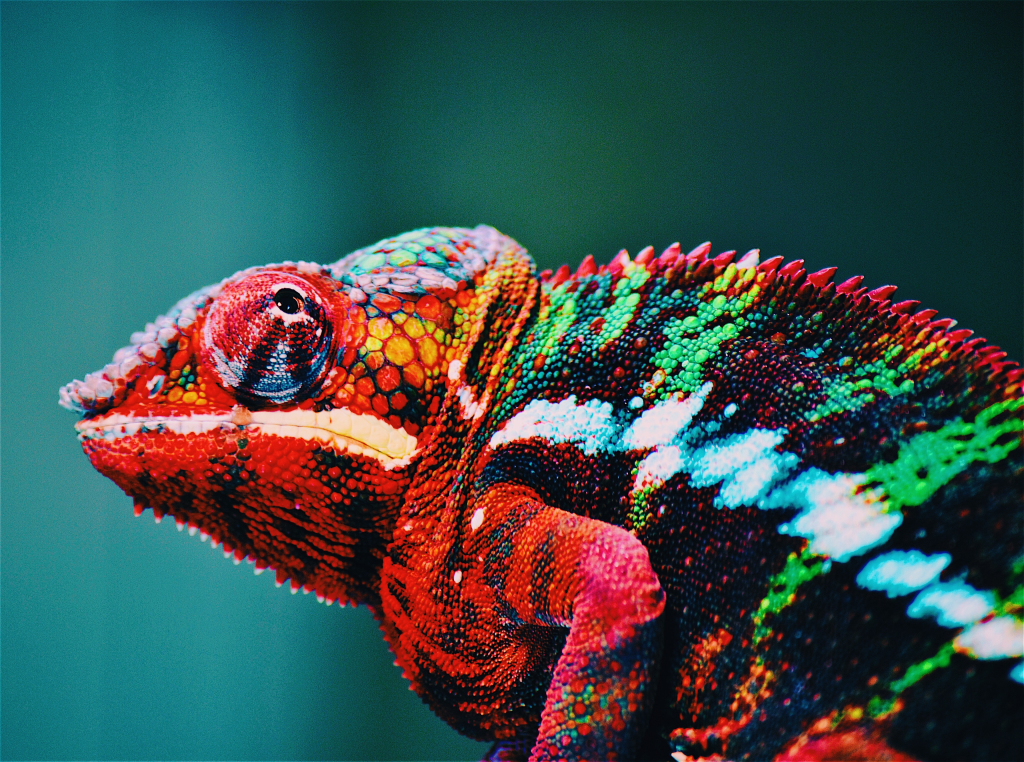
#> input picture manipulando_img/image/camaleao.jpg, 4096 x 3047 px (shown at 1/4 size)
$ python soma.py
#> lines starting #> are read from the running program, lines starting #| are printed output that depends on the picture; after the words box and inside, x2 and y2 are one past the last pixel; in counts of white or black regions, pixels touching at a corner belong together
import cv2

# Carregar e redimensiona a imagem em escala de cinza
image = cv2.imread('image/camaleao.jpg', cv2.IMREAD_GRAYSCALE)
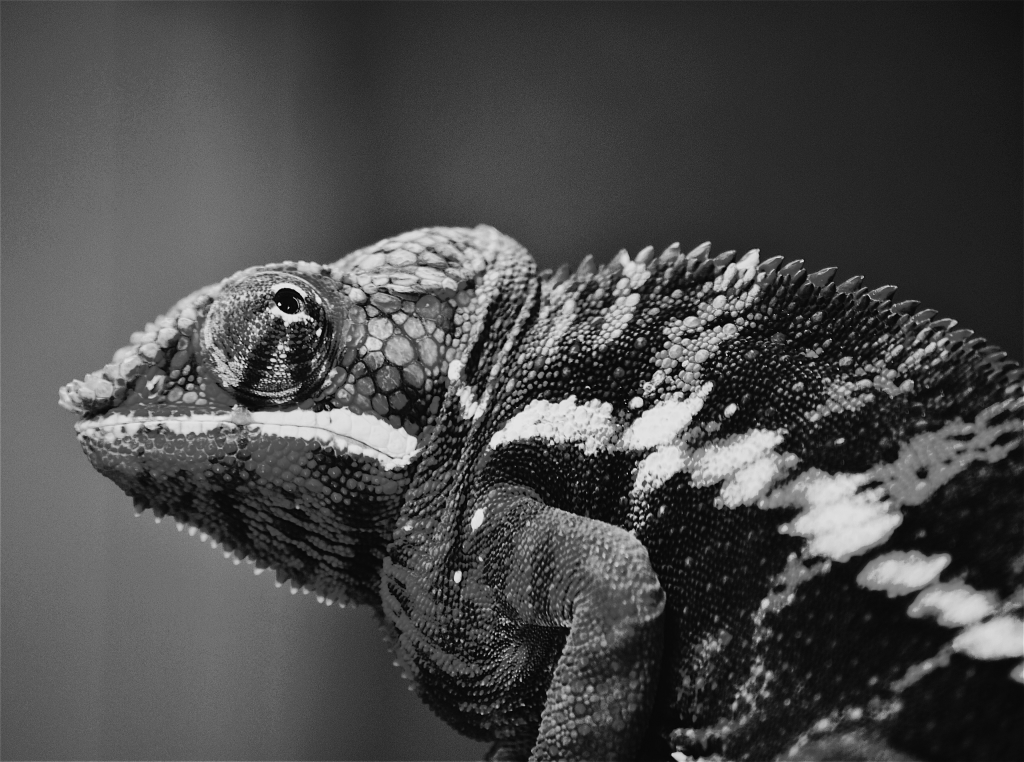
#> image: shape (3047, 4096) (shown at 1/4 size); min 0, max 250, mean 73.6
image = cv2.resize(image,(0,0), fx=0.3, fy=0.3)
#> image: shape (914, 1229)

# Aplicar a limiarização (binarização)
threshold_value = 128  # Valor da limiar
max_value = 255       # Valor máximo para pixels acima da limiar
ret, binary_image = cv2.threshold(image, threshold_value, max_value, cv2.THRESH_BINARY)
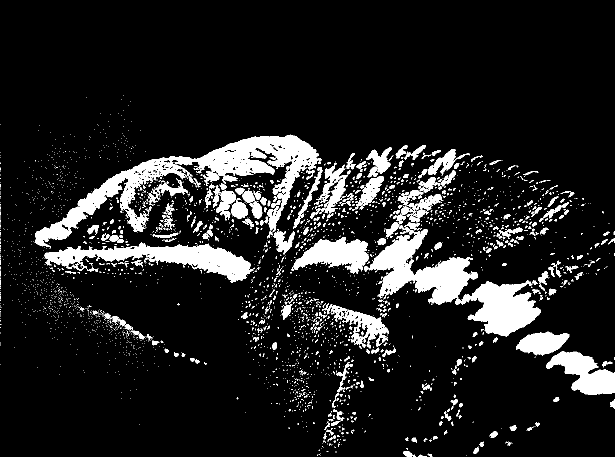
#> binary_image: shape (914, 1229) (shown at 1/2 size); 11.4% white; 3119 white regions (2769 under 20 px), largest, box (x1, y1, x2, y2) and area: (70, 269, 643, 498) 26236, (739, 454, 1082, 673) 24029, (89, 485, 510, 565) 12730
#> ret = 128

# Detectar bordas
edges = cv2.Canny(image, 0, 255)
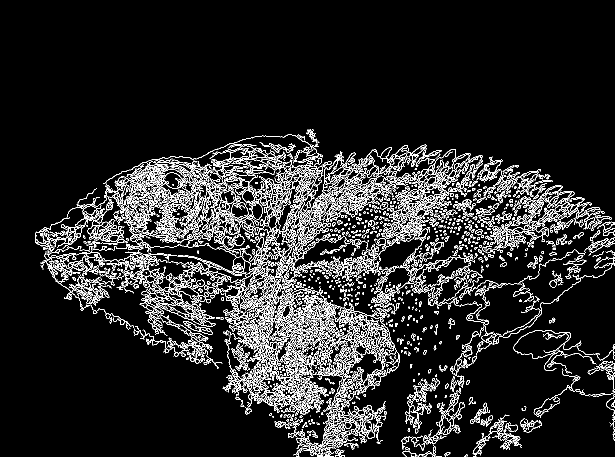
#> edges: shape (914, 1229) (shown at 1/2 size); 9.6% white in thin lines or dots, all inside (x1, y1, x2, y2) = (70, 258, 1229, 914)

# Exibir a soma das imagens
cv2.imshow('Imagem Bordas', edges)
cv2.waitKey(2000)
cv2.imshow('Imagem Binaria', binary_image)
cv2.waitKey(2000)
cv2.imshow('Soma das imagens', edges + binary_image)
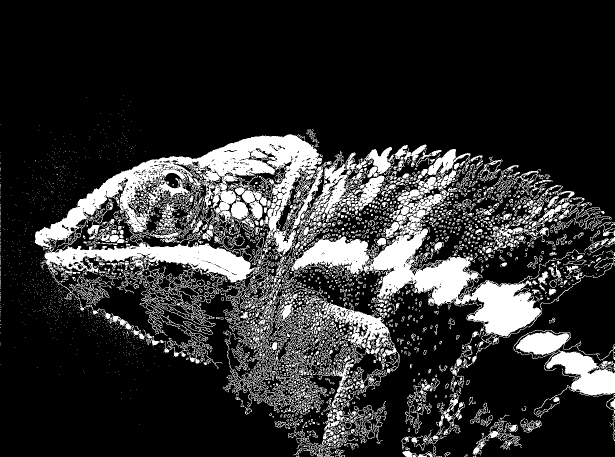
#> window 'Soma das imagens': shape (914, 1229) (shown at 1/2 size); min 0, max 255, mean 47.8
cv2.waitKey(2000)

$ run again, with manipulando_img/image/criancas.jpg copied over manipulando_img/image/camaleao.jpg
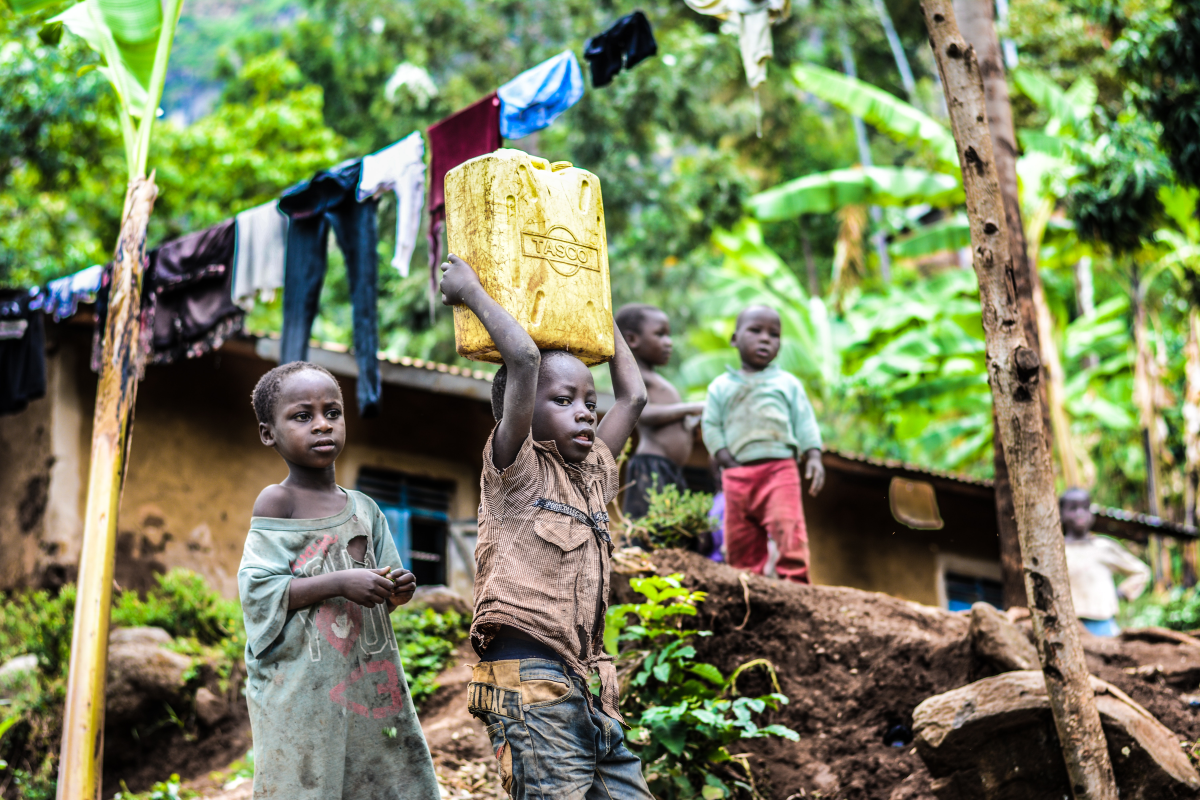
#> input picture manipulando_img/image/criancas.jpg, 6000 x 4000 px (shown at 1/5 size)
#> `ret, binary_image = cv2.threshold(image, threshold_value, max_value, c..`:
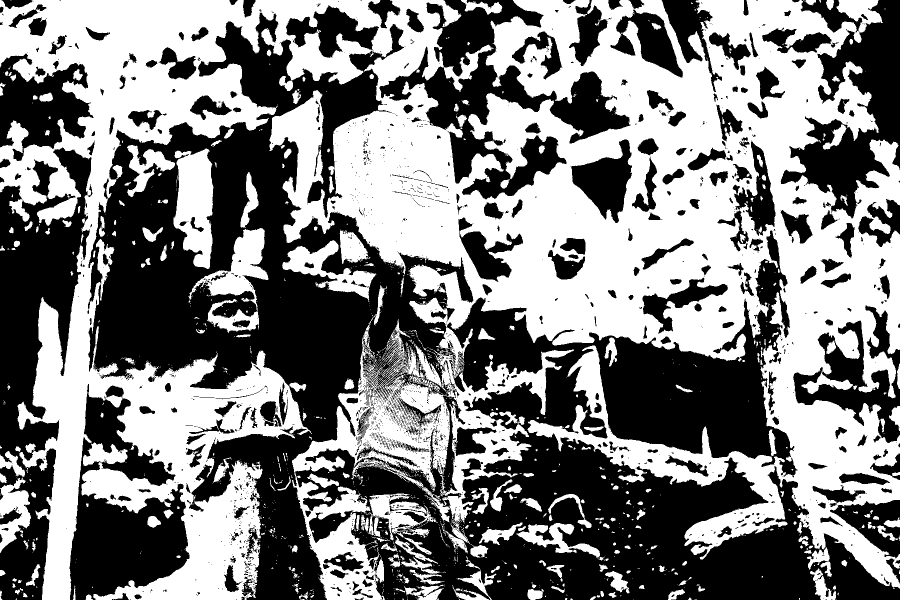
#> binary_image: shape (1200, 1800) (shown at 1/2 size); 50.1% white; 2328 black regions (1977 under 20 px), largest, box (x1, y1, x2, y2) and area: (176, 25, 1800, 1200) 627454, (0, 295, 183, 1200) 80760, (759, 0, 1262, 399) 61017
#> ret = 128
#> edges: shape (1200, 1800); 7.6% white in thin lines or dots
#> `cv2.imshow('Soma das imagens', edges + binary_image)`:
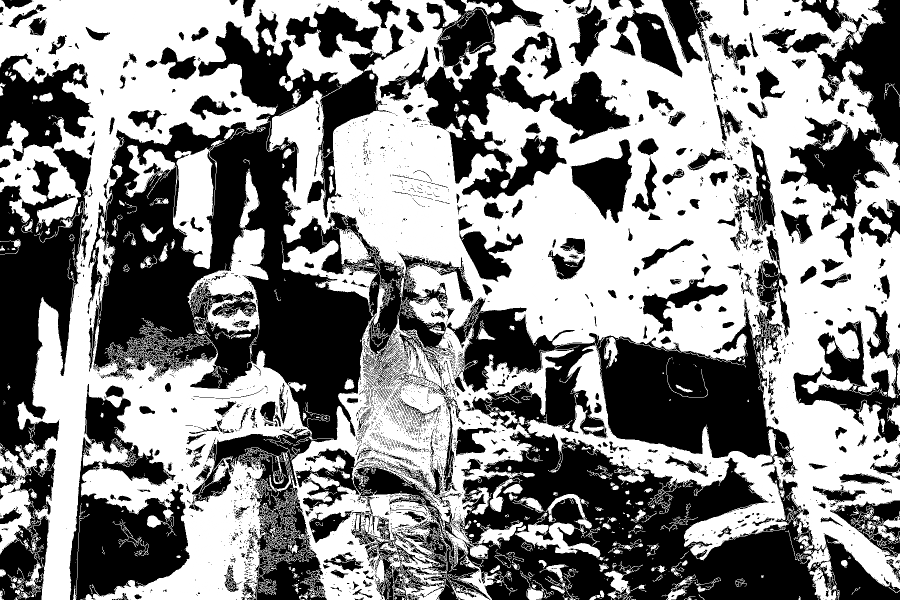
#> window 'Soma das imagens': shape (1200, 1800) (shown at 1/2 size); min 0, max 255, mean 137.7
